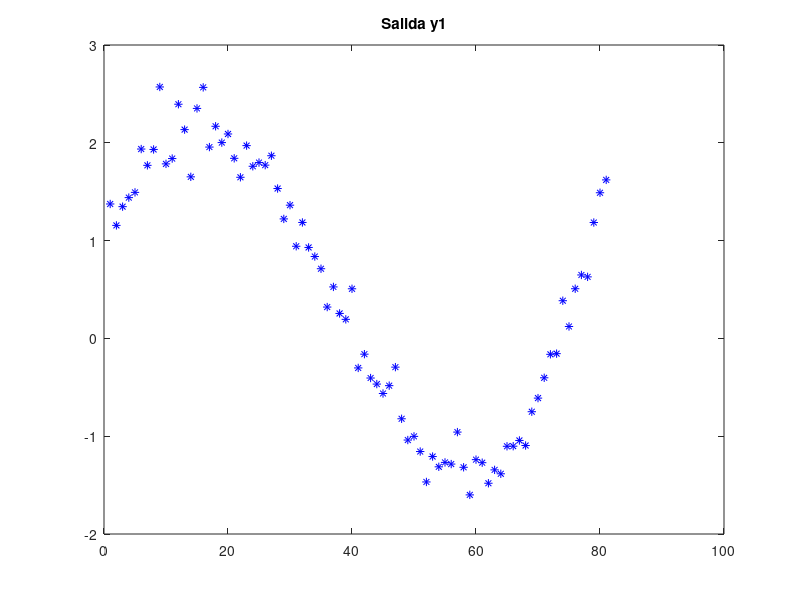
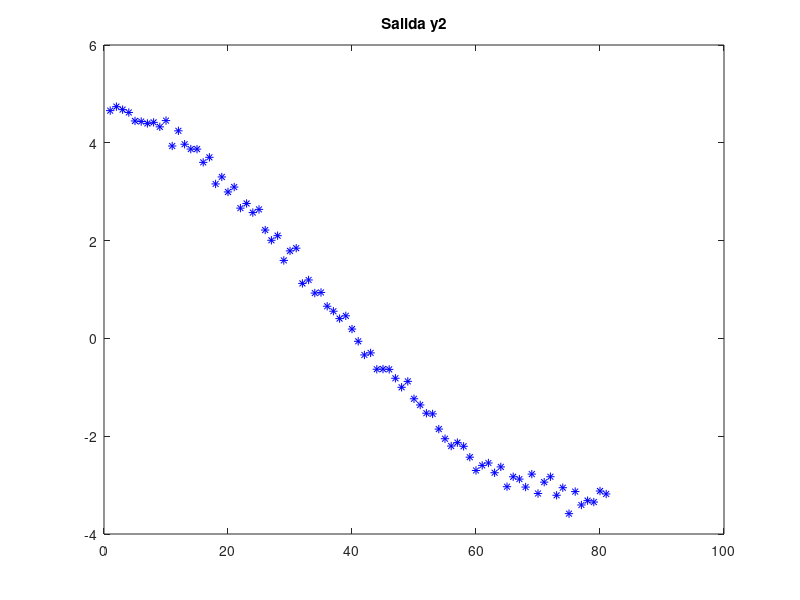
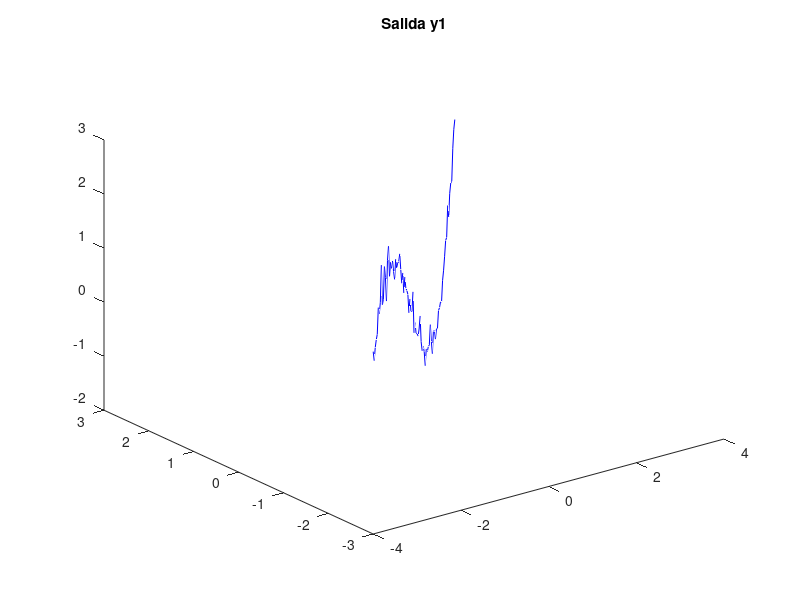
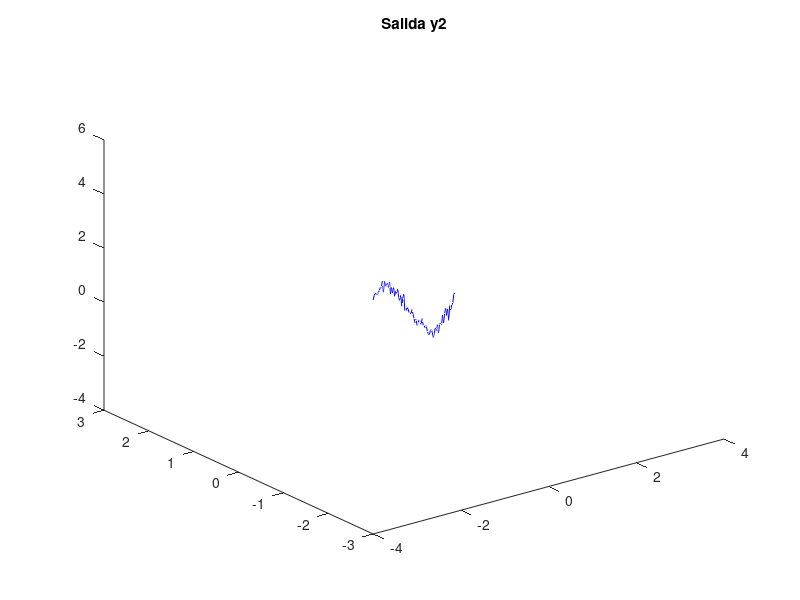

These charts were generated, in order, by the following MATLAB code:
% DosEntradasDosSalidas_DosCapasOcultas (original: NeuronDosEntradasDosIntermediasBP.m)
% =========================================================================
% MLP feedforward 2-30-40-2 (mas neurona bias opcional) con DOS CAPAS
% OCULTAS, entrenado a mano con retropropagacion de errores (sin toolbox),
% en modo BATCH y con salida vectorial. Tema didactico: como se ENCADENA
% la retropropagacion al agregar una segunda capa oculta.
%
% Capas y pesos:
%   entrada in (ne)  --u-->  oculta 1: m = u'*in, n = sigmoide(m)   (nm=30)
%   oculta 1 n       --v-->  oculta 2: p = v'*n,  q = sigmoide(p)   (pq=40)
%   oculta 2 q       --w-->  salida  : out = w'*q                  (ns=2)
%
% Retropropagacion encadenada (nucleo del script):
%   eb  = dqdp.*(w*er)    error retropropagado a la capa oculta 2
%   e2b = dndm.*(v*eb)    error retropropagado a la capa oculta 1
%   dJdw += q*er' ;  dJdv += n*eb' ;  dJdu += in*e2b'
% Cada capa recibe el error de la siguiente multiplicado por sus pesos y
% filtrado por la derivada de su activacion: mismo patron, una etapa mas.
%
% Activacion en ambas capas ocultas: sigmoidea tipo 2 (bipolar) con
% pendiente fija 1 escrita explicitamente, n = 2./(1+exp(-m./1)) - 1,
% derivada (1 - n.^2)/2.
%
% Rarezas conservadas por fidelidad con el original (NO corregir):
% - No hay criterio de parada: siempre corre las 10000 epocas completas.
% - Los acumuladores dJdu, dJdv, dJdw SI se preasignan con zeros(...) en
%   cada epoca (asi lo hacia el original; en los otros scripts eran 0).
% - La linea "%load pesos;" comentada documenta que el original preveia
%   cargar pesos guardados en lugar de inicializar con randn.
% - El "./1" en las sigmoideas es una pendiente unitaria explicita
%   (gancho hacia el script de pendiente/centro); se conserva tal cual.
% - La variable "error" sombrea al builtin error(); se conserva el nombre.
% - La numeracion de figuras salta la 4 (1,2,3,5,6), como el original.
% - Arrays y, error, J crecen dinamicamente (sin preasignar), como el
%   original.
% - JJ solo en una linea: imprime el costo en cada epoca, como el original.
% - El titulo original decia "retroprogacion" (sic); aqui se escribe bien.

clear;
clc;
close all;

%% Datos de entrenamiento: dos cubicas cruzadas ruidosas
a3 = 0.5*2;                % coeficientes de los polinomios
a2 = 0.3*4;
a1 = -0.8*25;
a0 = -0*30;                % igual a 0 (se conserva el literal)

x1 = -4:0.1:4;
x1 = x1';
N = length(x1);
x2 = linspace(-3,3,N);
x2 = x2';
x = [ x1 x2 ];             % matriz de entradas N x 2

yb1 = a3*x1.^3 + a2*x1.^2 + a1*x2.^1 + a0;
yb1 = 0.075*yb1;
yb1 = yb1 + 2*0.1*randn(N,1);      % Salida deseada 1 (ruido mas fuerte)
yb2 = a3*x2.^3 + a2*x2.^2 + a1*x1.^1 + a0;
yb2 = 0.075*yb2;
yb2 = yb2 + 1.5*0.1*randn(N,1);    % Salida deseada 2
yb = [ yb1  yb2 ];         % matriz de salidas deseadas N x 2

%% Arquitectura de la red y parametros de entrenamiento
ne = 2;    % Numero de neuronas de entrada
nm = 30;   % Neuronas de la capa oculta 1
pq = 40;   % Neuronas de la capa oculta 2
ns = 2;    % Numero de salidas

bias = input('Bias:  SI = 1 : ');
if(bias == 1)
    ne = ne + 1;
    x = [ x ones(N,1) ];
end

u = 1*0.35*randn(ne,nm);   % pesos entrada -> oculta 1
v = 1*0.35*randn(nm,pq);   % pesos oculta 1 -> oculta 2
w = 1*0.35*randn(pq,ns);   % pesos oculta 2 -> salida
%load pesos;               % (alternativa del original: cargar pesos guardados)

eta = input('eta pesos [0.1]: ');

%% Entrenamiento batch con retropropagacion en dos etapas (10000 epocas)
for iter = 1:10000
    JJ = 0;                        % costo acumulado de la epoca
    dJdu = zeros(ne,nm);           % acumuladores de gradiente (preasignados
    dJdv = zeros(nm,pq);           % con zeros en el original, a diferencia
    dJdw = zeros(pq,ns);           % de los otros scripts que usan 0)
    for k = 1:N
        in = (x(k,:))';            % patron k como columna
        m = u'*in;                 % entrada neta de la capa oculta 1
        n = 2.0./(1+exp(-m./1)) - 1;   % Sigmoidea Tipo 2 (pendiente 1 explicita)
        p = v'*n;                  % entrada neta de la capa oculta 2
        q = 2.0./(1+exp(-p./1)) - 1;   % Sigmoidea Tipo 2
        out = w'*q;                % salida lineal de la red (vector ns x 1)
        y(k,:) = out';
        er = out - (yb(k,:))';     % error vectorial del patron k
        error(k,:) = er';          % ("error" sombrea al builtin; se conserva)
        JJ = JJ + 0.5*er'*er;      % acumula el costo del patron
        dqdp = (1 - q.*q)/2;       % derivada de la sigmoidea en oculta 2
        dndm = (1 - n.*n)/2;       % derivada de la sigmoidea en oculta 1
        eb = dqdp.*(w*er);         % error retropropagado a la capa oculta 2
        e2b = dndm.*(v*eb);        % error retropropagado a la capa oculta 1
        dJdw = dJdw + q*er';       % acumula gradiente respecto a w
        dJdv = dJdv + n*eb';       % acumula gradiente respecto a v
        dJdu = dJdu + in*e2b';     % acumula gradiente respecto a u

        %   w = w - eta*dJdw;      % (actualizacion por patron, comentada)
        %   v = v - eta*dJdv;
        %   u = u - eta*dJdu;
    end
    w = w - eta*dJdw/N;            % actualizacion BATCH con gradiente promedio
    v = v - eta*dJdv/N;
    u = u - eta*dJdu/N;
    JJ                             % sin ; -> imprime el costo de la epoca
    J(iter,1) = JJ;
end

%% Graficas de resultados
figure(1);
plot(y(:,1),'-r');
hold on;
plot(yb(:,1),'*b');
title('Salida y1');
figure(2);
plot(y(:,2),'-r');
hold on;
plot(yb(:,2),'*b');
title('Salida y2');
figure(3);
plot(J);
title('Funcion de costo J');
figure(5);                 % la numeracion salta la 4, como el original
plot3(x1,x2,y(:,1),'-r',x1,x2,yb(:,1),'-b');
title('Salida y1');
figure(6);
plot3(x1,x2,y(:,2),'-r',x1,x2,yb(:,2),'-b');
title('Salida y2');
